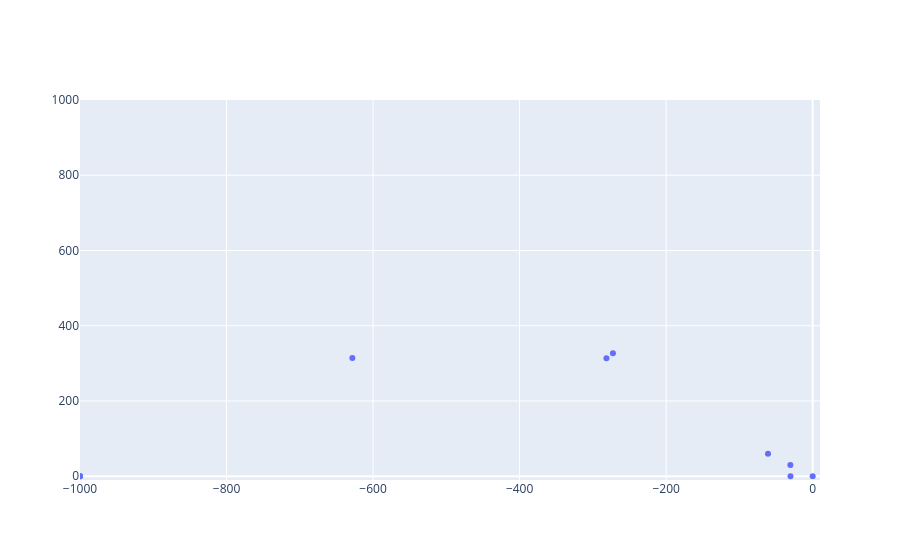

Notebook source saved alongside this figure:
### Code cell
fig = go.Figure()

fig.add_trace(go.Scatter(x=T_eig["Re"], y=T_eig["Im"], mode="markers"))

fig.update_xaxes(range=[-1000, 10])
fig.update_yaxes(range=[-10, 1000])
fig.show()

### Figure 1 — Plotly figure (JSON) as saved in the notebook; plotly's stock layout.template omitted (floating-point values rounded to 4 significant figures)
{"data": [{"mode": "markers", "type": "scatter", "x": [0.0, -1.318, -1.318, -1.318, -1.318, -3.018, -3.018, -3.255, -3.255, -30.28, -30.47, -30.47, -60.94, -60.94, -156.3, -156.3, -156.3, -156.3, -272.6, -272.6, -281.5, -281.5, -628.3, -628.3, -1000.0, -1000.0, -1000.0], "y": [0.0, 143800.0, -143800.0, 143100.0, -143100.0, 4624.0, -4624.0, 3994.0, -3994.0, 0.0, 29.82, -29.82, 59.89, -59.89, 1992000.0, -1992000.0, 1992000.0, -1992000.0, 327.2, -327.2, 313.9, -313.9, 314.2, -314.2, 0.0, 0.0, 0.0]}], "layout": {"xaxis": {"range": [-1000, 10]}, "yaxis": {"range": [-10, 1000]}}}
